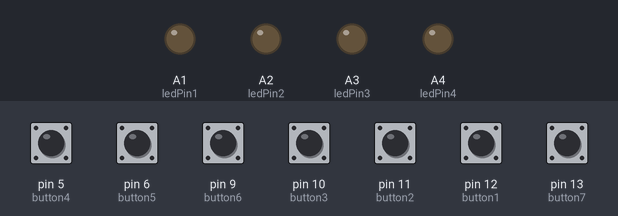
A sketch run on a simulated Arduino Uno, built with avr-gcc and run on an emulated ATmega328P. On the bench: output pins drawn as LEDs (lit = HIGH). The inputs (shaded band) are chosen by the test bench; at power-on: pin 5 (button4), pin 6 (button5), pin 9 (button6), pin 10 (button3), pin 11 (button2), pin 12 (button1), pin 13 (button7) HIGH.

Above: at 1.2 s.
1.3 s: pin 13 (button7) pulled LOW for 0.15 s
At 2.5 s:
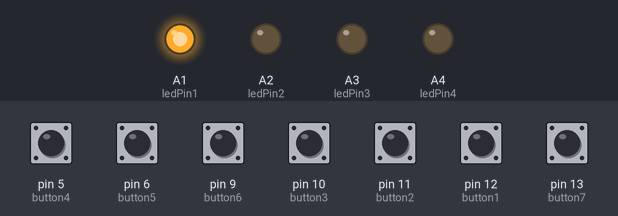
2.9 s: pin 13 (button7) pulled LOW for 1 s
At 4.0 s:
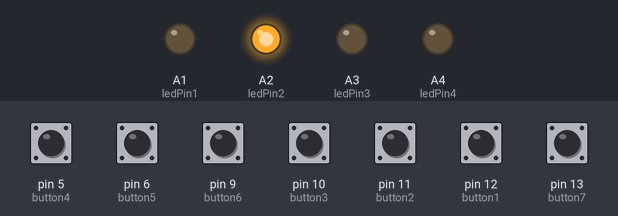
5.4 s: pin 13 (button7) pulled LOW for 0.15 s
At 5.9 s:
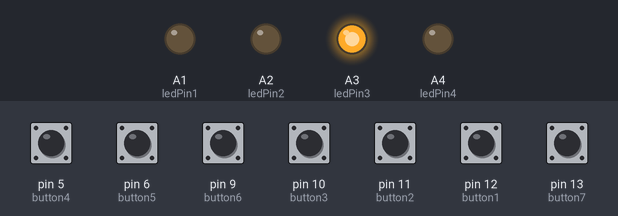
7.0 s: pin 13 (button7) pulled LOW for 0.15 s
At 8.3 s:
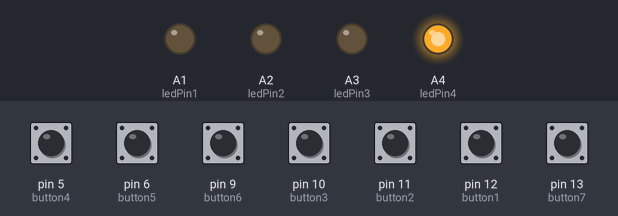
10.2 s: pin 13 (button7) pulled LOW for 1 s
At 10.7 s:
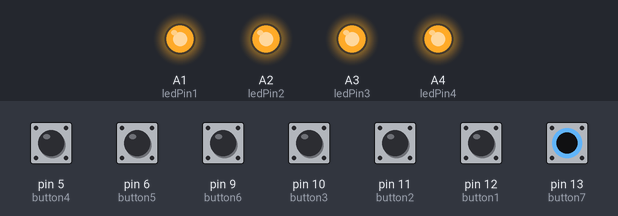
Timing chart, 0 to 13.2 s (numbered marks = the images above; inputs shaded):
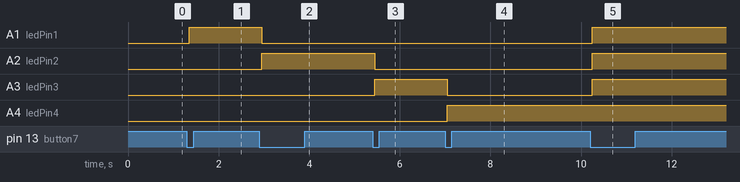

Measured:
- after the input at 1.3 s, A1 (ledPin1): LOW → HIGH after 0.05 s
- after the input at 2.9 s, A1 (ledPin1): HIGH → LOW after 0.05 s; A2 (ledPin2): LOW → HIGH after 0.05 s
- after the input at 5.4 s, A2 (ledPin2): HIGH → LOW after 0.05 s; A3 (ledPin3): LOW → HIGH after 0.05 s
- after the input at 7.0 s, A3 (ledPin3): HIGH → LOW after 0.05 s; A4 (ledPin4): LOW → HIGH after 0.05 s
- after the input at 10.2 s, A1 (ledPin1), A2 (ledPin2), A3 (ledPin3): LOW → HIGH after 0.05 s

The sketch:

Basler_Button_Code.ino
```cpp
#include <ezButton.h>

// Declare instances of ezButton for each button
ezButton button1(12);  //Up +100
ezButton button2(11);  //Up +10
ezButton button3(10);  //Down -10
ezButton button4(5);   //Down -100
ezButton button5(6);   //Video
ezButton button6(9);   //Picture

ezButton button7(13);   //LED lights

// Define the pin for the button
//const int buttonPin = 13; // Change this to the pin number where your button is connected

// Define the pins for the LEDs
const int ledPin1 = A1; //13; // Change this to the pin number for your first LED
const int ledPin2 = A2; //12; // Change this to the pin number for your second LED
const int ledPin3 = A3; //11; // Change this to the pin number for your third LED
const int ledPin4 = A4; //10; // Change this to the pin number for your fourth LED

// Variable to store the current LED number
int currentLed = 1;

// Variable to store the previous state of the button
int previousButtonState = HIGH;

void setup() {
  Serial.begin(9600);

  // Set debounce time for buttons
  button1.setDebounceTime(50);
  button2.setDebounceTime(50);
  button3.setDebounceTime(50);
  button4.setDebounceTime(50);
  button5.setDebounceTime(50);
  button6.setDebounceTime(50);

  button7.setDebounceTime(50);

  // Initialize the LED pins as outputs
  pinMode(ledPin1, OUTPUT);
  pinMode(ledPin2, OUTPUT);
  pinMode(ledPin3, OUTPUT);
  pinMode(ledPin4, OUTPUT);

  // Initialize the button pin as an input with the internal pull-up resistor enabled
  //pinMode(button7, INPUT_PULLUP);
  currentLed = 0;
}

void loop() {
  // Read the state of the button
  //int buttonState = digitalRead(buttonPin);

  button7.loop();
  int buttonState = button7.getState();

  // Check if the button state has changed from HIGH to LOW (button is pressed)
  if (buttonState == LOW && previousButtonState == HIGH) {
    // Increment the current LED number
    currentLed++;

    // Wrap around to the first LED if the current LED number exceeds 5
    if (currentLed > 6) {
      currentLed = 1;
    }

    // Turn off all LEDs
    digitalWrite(ledPin1, LOW);
    digitalWrite(ledPin2, LOW);
    digitalWrite(ledPin3, LOW);
    digitalWrite(ledPin4, LOW);

    // Turn on the selected LED(s) based on the current LED number
    switch (currentLed) {
      case 1:
        digitalWrite(ledPin1, HIGH);
        break;
      case 2:
        digitalWrite(ledPin2, HIGH);
        break;
      case 3:
        digitalWrite(ledPin3, HIGH);
        break;
      case 4:
        digitalWrite(ledPin4, HIGH);
        break;
      case 5:
        digitalWrite(ledPin1, HIGH);
        digitalWrite(ledPin2, HIGH);
        digitalWrite(ledPin3, HIGH);
        digitalWrite(ledPin4, HIGH);
        break;
      case 6:
        digitalWrite(ledPin1, LOW);
        digitalWrite(ledPin2, LOW);
        digitalWrite(ledPin3, LOW);
        digitalWrite(ledPin4, LOW);
        break;
    }
  }

  // Store the current button state for comparison in the next iteration
  previousButtonState = buttonState;

  // Update button states
  button1.loop();
  button2.loop();
  button3.loop();
  button4.loop();
  button5.loop();
  button6.loop();

  // Check if each button is pressed or released and send corresponding message
  if (button1.isPressed()) {
    Serial.print("move: ");
    Serial.println("1");
  }

  if (button2.isPressed()) {
    Serial.print("move: ");
    Serial.println("2");
  }

  if (button3.isPressed()) {
    Serial.print("move: ");
    Serial.println("3");
  }

  if (button4.isPressed()) {
    Serial.print("move: ");
    Serial.println("4");
  }

  if (button5.isPressed()) {
    Serial.print("move: ");
    Serial.println("5");
  }

  if (button6.isPressed()) {
    Serial.print("move: ");
    Serial.println("6");
  }
}
```
